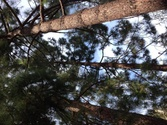
%> input picture Assignment 2/data/pine3.jpg, 167 x 125 px, shrunk from 784 x 588 before the run
$ octave TransformationTester.m   (GNU Octave 9; MATLAB toolbox functions it lacks are replaced by stand-ins)
%> lines starting %> are read from the running program, lines starting %| are printed output that depends on the picture
### Assignment 2/KeypointDetect/detect_features.m

%/////////////////////////////////////////////////////////////////////////////////////////////
%
% detect_features - scale space feature detector based upon difference of gaussian filters.
%                 selects features based upon their maximum response in scale space
%
% Usage:  [features,pyr,imp,keys] = detect_features(img, scl, disp_flag, thresh, radius, radius2, radius3, min_sep, edgeratio)
%
% Parameters:
%
%            img :      original image
%            scl :      scaling factor between levels of the image pyramid
%            thresh :   threshold value for maxima search (minimum filter response considered)
%            radius :   radius for maxima comparison within current scale
%            radius2:   radius for maxima comparison between neighboring scales
%            radius3:   radius for edge rejection test
%            min_sep :  minimum separation for maxima selection.
%            edgeratio: maximum ratio of eigenvalues of feature curvature for edge rejection.
%            disp_flag: 1- display each scale level on separate figure.  0 - no display
%
% Returns:
%
%            features  - matrix with one row for each feature, containing:
%              [x position in original image,  y position in original image, scale(sub-level),
%                   size of feature on image, edge flag, edge orientation,
%                   curvature of response through scale space, x position in the keypoint's pyramid level,
%                   y position in the keypoint's pyramid level ]
%               so in other words, imp{scale}(y,x) is the center pixel
%
%            pyr, imp -  filter response and image pyramids
%            keys - key values generated for each feature by construct_key.m
%
% Notes:
%            recommended parameter values are:
%            scl = 1.5; thresh = 3;   radius = 4; radius2 = 4; radius3 = 4; min_sep = .04; edgeratio = 5;
%
% Author:
% Scott Ettinger
% scott.m.ettinger@intel.com
% May 2002
%
%
% Modified by:
% Jiayuan Ma
% September 2013
%
%/////////////////////////////////////////////////////////////////////////////////////////////

function [features, pyr, imp]  = detect_features(img, scl, disp_flag, thresh, radius, radius2, radius3, min_sep, edgeratio)

    if ~exist('scl', 'var')
        scl = 1.5;
    end

    if ~exist('thresh', 'var')
        thresh = 3;
    end

    if ~exist('radius', 'var')
        radius = 4;
    end

    if ~exist('radius2', 'var')
        radius2 = 4;
    end

    if ~exist('radius3', 'var')
        radius3 = 4;
    end

    if ~exist('min_sep', 'var')
        min_sep = .04;
    end

    if ~exist('edgeratio', 'var')
        edgeratio = 5;
    end

    if ~exist('disp_flag', 'var')
        disp_flag = 0;
    end

    if size(img,3) > 1
        img = rgb2gray(img);
    end

    % Computation of the maximum number of levels:
    Lmax = floor(min(log(2*size(img)/12)/log(scl)));

    % Build image pyramid and difference of gaussians filter response pyramid
    [pyr,imp] = build_pyramid(img,Lmax,scl);

    % Get the feature points
    pts = find_features(pyr,img,scl,thresh,radius,radius2,disp_flag,1);

    %classify points and create sub-pixel and sub-scale adjustments
    [features, ~] = refine_features(img,pyr,scl,imp,pts,radius3,min_sep,edgeratio);
end

### Assignment 2/TransformationTester.m
%% Clear all
clc; close all; clc;

%% Load image
img1 = imread('./data/pine3.jpg');
%> img1 is the input picture: size 125x167x3 uint8; mean R, G, B 81.8, 80.4, 79.7
img2 = imread('./data/pine4.jpg');
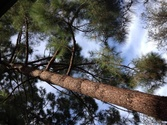
%> input picture Assignment 2/data/pine4.jpg, 167 x 125 px, shrunk from 784 x 588 before the run
%> img2 is the input picture: size 125x167x3 uint8; mean R, G, B 86.3, 86.2, 87.3

%% Feature detection
[feature1, pyr1, imp1] = detect_features(img1);
%> in detect_features, `img = rgb2gray(img);`:
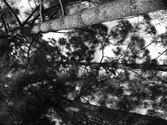
%> img: size 125x167 uint8; min 1, max 255, mean 80.7
%> the run ends on the next line
